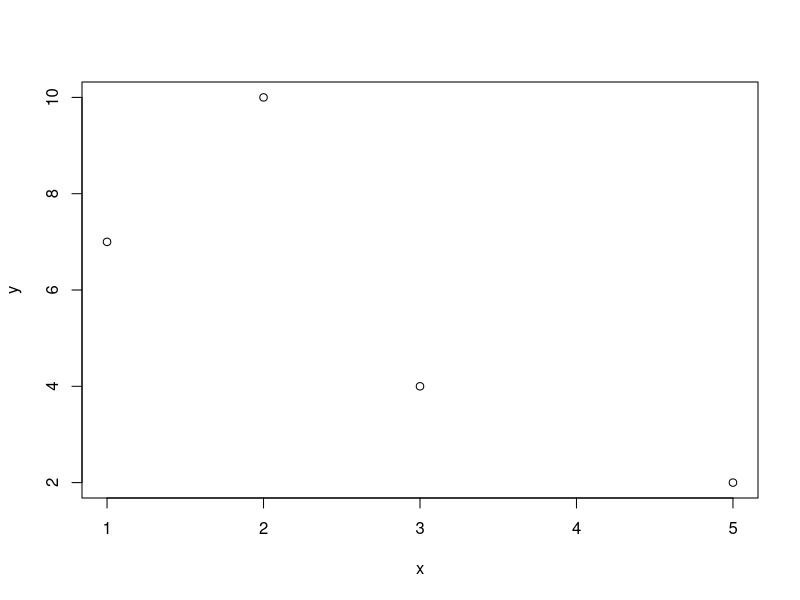

Here is the R script that generated this plot: (Note: this script raises an error after producing the figure.)
# The R Environment 
# ------------------------------------------------------------------------------
# indicates a comment in which it will be ignored by R
# num1 <- 2*5; everything on this line is a comment

num2 <- 2*5 #comments can be placed after a statement


# The Console
3*7    # A simple command
3*     # An incomplete command

3 * 7 #spaces are generally ignored but is included for readability purpose
#it will produce the same result
  
# ------------------------------------------------------------------------------
# The R Workspace
a <- 1*5
b <- 6 + 4
c <- 16 / 2
d <- 2^3

#displating the contents of an object
a

# ------------------------------------------------------------------------------
#accepting and displaying string
flname <-"Juan dela Cruz"
#concatenation
paste('My name is',flname)

# ------------------------------------------------------------------------------
x <- c(2,5,3,1)
y <- c(10,2,4,7)
z <- c(1,4,2,NA)

#Displaying the content of the object/s
x
y
z

#simple plotting of objects
plot(x,y)

#getting the mean 
mean(x)


# ------------------------------------------------------------------------------
# TIP Removing Objects 
rm(a)
objects(1)      # character(0) represents an empty set of objects
rm(list=ls())   # Remove all objects
# ------------------------------------------------------------------------------

# ------------------------------------------------------------------------------
# The Working Directory  
# Print the current working directory
getwd()    
# Change the current working directory using an absolute path
#setwd("C:/Users/username/Desktop")
setwd("/cloud/project/file")
getwd()
# ------------------------------------------------------------------------------

# ------------------------------------------------------------------------------
#Package Installation
#ggplot2 - create elegant data visualization using the grammar of graphics
install.packages("ggplot2")

#load package into RStudio
library(ggplot2)

# THE END-----------------------------------------------------------------------